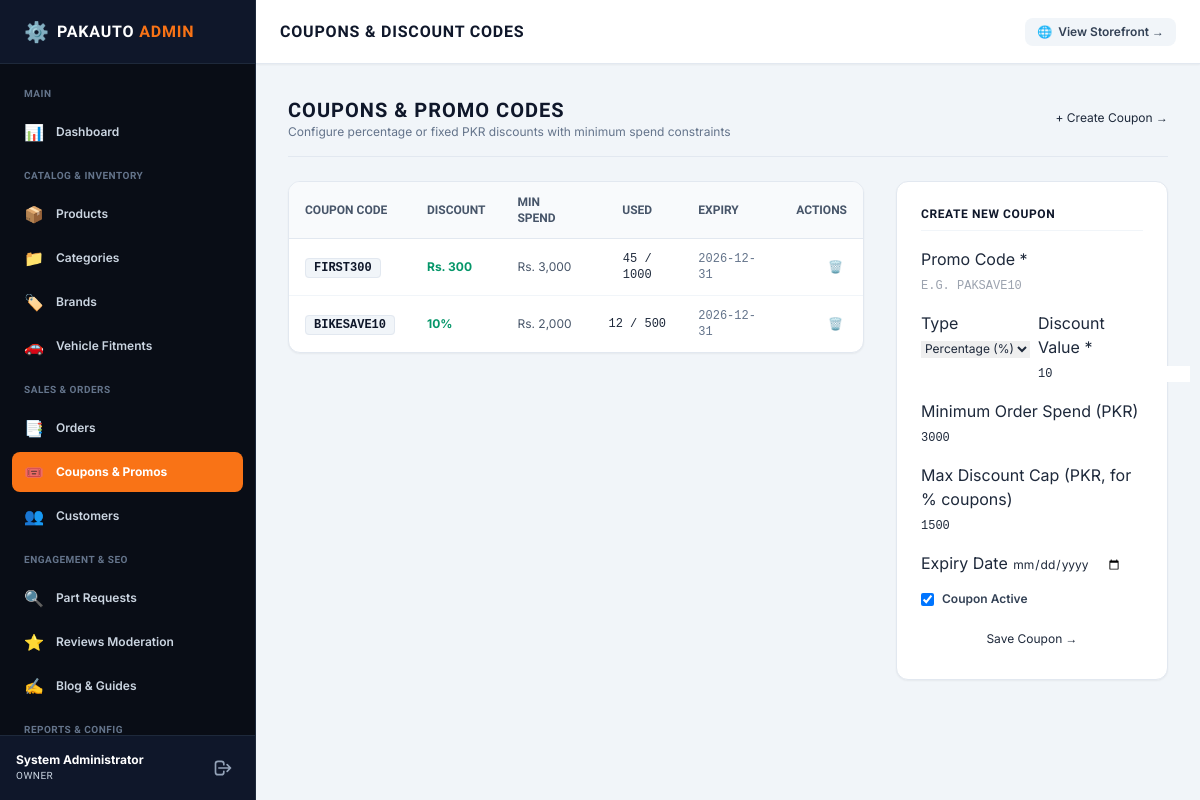
The page /admin/coupons (signed in) on the database its author committed.
### tables this page shows
CREATE TABLE `users` (
  `id` INT UNSIGNED AUTO_INCREMENT PRIMARY KEY,
  `name` VARCHAR(100) NOT NULL,
  `email` VARCHAR(150) NOT NULL UNIQUE,
  `password_hash` VARCHAR(255) NOT NULL,
  `role` ENUM('owner', 'manager', 'staff') NOT NULL DEFAULT 'staff',
  `failed_logins` TINYINT UNSIGNED NOT NULL DEFAULT 0,
  `lockout_until` DATETIME NULL,
  `created_at` DATETIME NOT NULL DEFAULT CURRENT_TIMESTAMP,
  `updated_at` DATETIME NOT NULL DEFAULT CURRENT_TIMESTAMP ON UPDATE CURRENT_TIMESTAMP,
  INDEX `idx_users_role` (`role`)
);

CREATE TABLE `coupons` (
  `id` INT UNSIGNED AUTO_INCREMENT PRIMARY KEY,
  `code` VARCHAR(40) NOT NULL UNIQUE,
  `discount_type` ENUM('fixed', 'percent') NOT NULL DEFAULT 'percent',
  `discount_value` DECIMAL(10,2) NOT NULL,
  `min_spend` DECIMAL(10,2) NOT NULL DEFAULT 0.00,
  `max_discount` DECIMAL(10,2) NULL,
  `usage_limit` INT UNSIGNED NULL,
  `usage_count` INT UNSIGNED NOT NULL DEFAULT 0,
  `start_date` DATE NULL,
  `expiry_date` DATE NULL,
  `is_active` TINYINT(1) NOT NULL DEFAULT 1,
  INDEX `idx_coupon_code_active` (`code`, `is_active`)
);

### app/Views/admin/coupons/index.php (the view, shortened to what the rows shown need)
<div class="space-y-6" x-data="{ editMode: false, currentC: { id: 0, code: '', discount_type: 'percent', discount_value: 10, min_spend: 3000, max_discount: 1500, usage_limit: 100, expiry_date: '', is_active: 1 } }">
  <div class="flex items-center justify-between pb-4 border-b border-slate-200">
    <div>
      <h2 class="text-xl font-bold uppercase font-condensed tracking-wider text-slate-900">Coupons &amp; Promo Codes</h2>
    </div>
  </div>
  <div class="grid grid-cols-1 lg:grid-cols-12 gap-8 items-start">
    <div class="lg:col-span-8 bg-white rounded-xl border border-slate-200 shadow-sm overflow-hidden">
      <table class="w-full text-left text-xs">
        <thead class="bg-slate-50 text-slate-600 uppercase font-condensed font-bold border-b border-slate-200">
          <tr>
            <th class="py-3 px-4">Coupon Code</th>
            <th class="py-3 px-4">Discount</th>
            <th class="py-3 px-4">Min Spend</th>
            <th class="py-3 px-4 text-center">Used</th>
            <th class="py-3 px-4">Expiry</th>
            <th class="py-3 px-4 text-right">Actions</th>
          </tr>
        </thead>
        <tbody class="divide-y divide-slate-100">
          <?php foreach ($coupons as $c): ?>
            <tr class="hover:bg-slate-50">
              <td class="py-3 px-4">
                <span class="font-mono font-bold text-slate-900 px-2 py-0.5 bg-slate-100 rounded border border-slate-200">
                  <?= e($c['code']) ?>
                </span>
              </td>
              <td class="py-3 px-4 font-bold text-emerald-600">
                <?= $c['discount_type'] === 'percent' ? (float)$c['discount_value'] . '%' : format_pkr($c['discount_value']) ?>
              </td>
              <td class="py-3 px-4 text-slate-600"><?= format_pkr($c['min_spend']) ?></td>
              <td class="py-3 px-4 text-center font-mono">
                <?= (int)$c['usage_count'] ?> <?= $c['usage_limit'] ? '/ ' . (int)$c['usage_limit'] : '' ?>
              </td>
              <td class="py-3 px-4 text-slate-500 font-mono"><?= e($c['expiry_date'] ?: 'No Expiry') ?></td>
              <td class="py-3 px-4 text-right whitespace-nowrap">
                <form action="/admin/coupons/delete/<?= (int)$c['id'] ?>" method="POST" onsubmit="return confirm('Delete this coupon?');" class="inline">
                  <button type="submit" class="p-1 text-slate-400 hover:text-rose-600" title="Delete">
                    🗑️
                  </button>
                </form>
              </td>
            </tr>
          <?php endforeach; ?>
        </tbody>
      </table>
    </div>
  </div>
</div>

### app/Views/partials/admin_sidebar.php (shortened to what the rows shown need)
<?php
  $user = \App\Core\Auth::user();
?>
<aside class="w-64 bg-chassis-950 text-slate-300 flex flex-col flex-shrink-0 border-r border-slate-800 min-h-screen">
  <div class="p-4 bg-slate-900 border-t border-slate-800 flex items-center justify-between text-xs">
    <div>
      <div class="font-bold text-white"><?= e($user['name'] ?? 'Admin') ?></div>
      <div class="text-[10px] text-brand-400 uppercase font-condensed tracking-wider"><?= e($user['role'] ?? 'Staff') ?></div>
    </div>
  </div>
</aside>

### rows shown on the page
users: name "System Administrator", role "OWNER"
coupons: code "FIRST300", discount_value "Rs. 300", min_spend "Rs. 3,000", usage_count "45", usage_limit "1000", expiry_date "2026-12-31"
coupons: code "BIKESAVE10", discount_value "10", min_spend "Rs. 2,000", usage_count "12", usage_limit "500", expiry_date "2026-12-31"

### other values the page prints
$page_title "COUPONS & DISCOUNT CODES"
